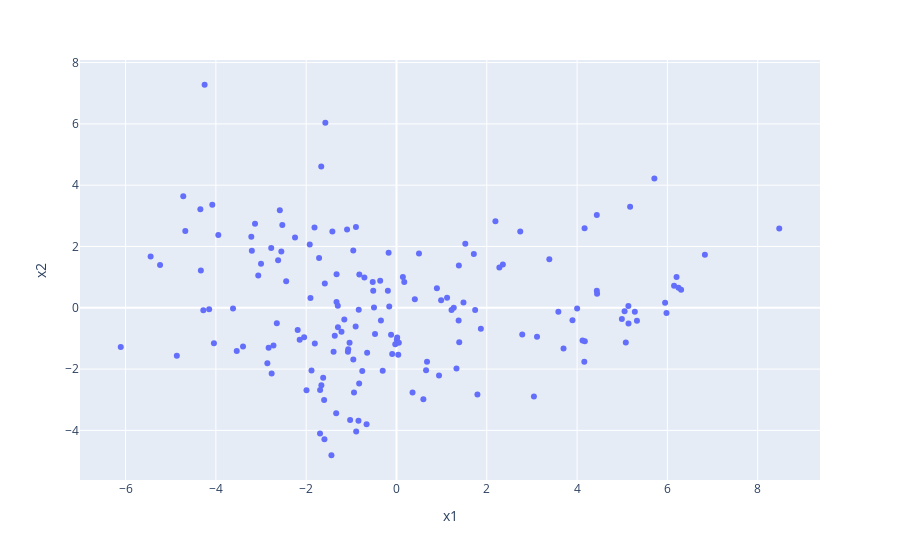

Source (notebook cell):
### Code cell
px.scatter(wr_pca,'x1','x2',hover_name=wr_pca.index)

### Figure 1 — Plotly figure (JSON) as saved in the notebook; plotly's stock layout.template omitted (floating-point values rounded to 4 significant figures; data arrays with more than 128 entries replaced by an {"elided": "..."} marker saying what was removed)
{"data": [{"hoverlabel": {"namelength": 0}, "hovertemplate": "<b>%{hovertext}</b><br><br>x1=%{x}<br>x2=%{y}", "hovertext": {"elided": "160 str values"}, "legendgroup": "", "marker": {"color": "#636efa", "symbol": "circle"}, "mode": "markers", "name": "", "showlegend": false, "type": "scatter", "x": {"elided": "160 float values"}, "xaxis": "x", "y": {"elided": "160 float values"}, "yaxis": "y"}], "layout": {"legend": {"tracegroupgap": 0}, "margin": {"t": 60}, "xaxis": {"anchor": "y", "domain": [0, 1], "title": {"text": "x1"}}, "yaxis": {"anchor": "x", "domain": [0, 1], "title": {"text": "x2"}}}}
